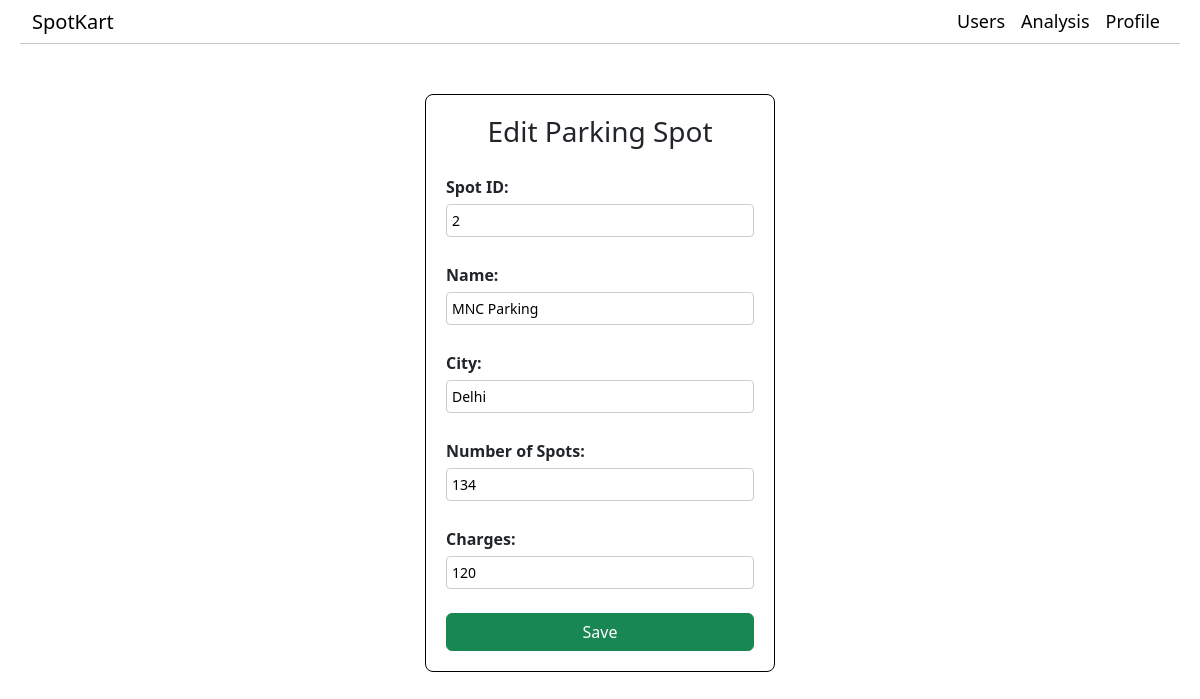
The page /spot/2/edit (signed in) on the database its author committed.
### models/database.py (models this page shows)
class Spots(db.Model):
    __tablename__ = 'spot'
    id = db.Column(db.Integer, primary_key=True)
    name = db.Column(db.String(32), nullable=False)
    city = db.Column(db.String(32), nullable=False)
    no_of_slots = db.Column(db.Integer, nullable=False)
    charges = db.Column(db.Integer, nullable=False)
    bookings = db.relationship('Bookings', backref='spot', lazy=True)

### controllers/spot.py (the view)
@spot.route('/spot/<int:id>/edit')
@admin_required
def edit_spot(id):
        return render_template('spots/edit.html', user=User.query.get(session['user_id']), spot=Spots.query.get(id))

### controllers/main.py (called while the page is built)
def admin_required(func):
    @wraps(func)
    def inner (*args, **kwargs):
        if 'user_id' not in session:
                flash('You need to login first.')
                return redirect(url_for('User.login'))
        user = User.query.get(session['user_id'])
        if not user.is_admin:
            flash('You are not authorized to view this page.')
            return redirect(url_for('User.index'))
        return func(*args, **kwargs)
    return inner

### templates/spots/edit.html (shortened to what this page needs)
{% extends 'layout.html' %}
{% block content %}
<form method="post">
    <h3 class="text-center mb-3">Edit Parking Spot</h3>
  <label for="id" class="form-label w-100">Spot ID:
    <input type="number" name="id" id="id" class="from-control mb-2" required value="{{spot.id}}" readonly placeholder="Spot ID" />
  </label>
  <label for="name" class="form-label w-100">Name:
    <input type="text" name="name" id="name" class="from-control mb-2" required value="{{spot.name}}" placeholder="Name" />
  </label>
  <label for="city" class="form-label w-100">City:
    <input type="text" name="city" id="city" class="from-control mb-2" required value="{{spot.city}}" placeholder="City" />
  </label>
  <label for="available" class="form-label w-100">Number of Spots:
    <input type="text" name="available" id="available" class="from-control mb-2" required value="{{spot.no_of_slots}}" placeholder="Number of Spots" />
  </label>
  <label for="charges" class="form-label w-100">Charges:
    <input type="number" name="charges" id="charges" class="from-control mb-2" required value="{{spot.charges}}" placeholder="Charges (per hour)" />
  </label>
  <input type="submit" value="Save" class="btn btn-success mt-2 w-100">
</form>
{% endblock %}

### templates/layout.html (style rules this page uses)
body { margin: 0; padding: 0px 20px; background-color: #fff; }

### templates/spots/edit.html (style rules this page uses)
form { display: flex; flex-direction: column; align-items: center; padding: 20px; margin: 50px auto 20px auto; max-width: 350px; background: #fff; border-radius: 8px; border: 1px solid #000; }
.from-control { width: 100%; padding: 5px; margin-top: 5px; border: 1px solid #ccc; border-radius: 4px; font-size: 14px; box-sizing: border-box; }
.form-label { margin-top: 10px; font-weight: bold; width: 100%; }

### rows shown on the page
Spots: id "2", name "MNC Parking", city "Delhi", available "134", charges "120"
